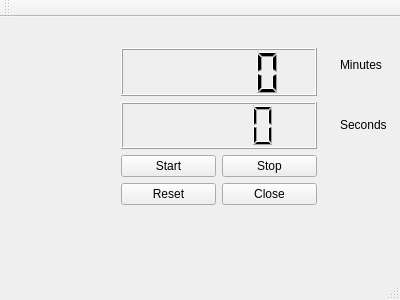
<?xml version="1.0" encoding="UTF-8"?>
<ui version="4.0">
 <class>MainWindow</class>
 <widget class="QMainWindow" name="MainWindow">
  <property name="geometry">
   <rect>
    <x>0</x>
    <y>0</y>
    <width>400</width>
    <height>300</height>
   </rect>
  </property>
  <property name="windowTitle">
   <string>MainWindow</string>
  </property>
  <widget class="QWidget" name="centralWidget">
   <widget class="QWidget" name="verticalLayoutWidget">
    <property name="geometry">
     <rect>
      <x>110</x>
      <y>20</y>
      <width>218</width>
      <height>179</height>
     </rect>
    </property>
    <layout class="QVBoxLayout" name="verticalLayout">
     <item>
      <widget class="QLCDNumber" name="lcdNumberMin"/>
     </item>
     <item>
      <widget class="QLCDNumber" name="lcdNumberSec"/>
     </item>
     <item>
      <layout class="QGridLayout" name="gridLayout">
       <item row="0" column="0">
        <widget class="QPushButton" name="startButton">
         <property name="text">
          <string>Start</string>
         </property>
        </widget>
       </item>
       <item row="1" column="0">
        <widget class="QPushButton" name="resetButton">
         <property name="text">
          <string>Reset</string>
         </property>
        </widget>
       </item>
       <item row="0" column="1">
        <widget class="QPushButton" name="stopButton">
         <property name="text">
          <string>Stop</string>
         </property>
        </widget>
       </item>
       <item row="1" column="1">
        <widget class="QPushButton" name="closeButton">
         <property name="text">
          <string>Close</string>
         </property>
        </widget>
       </item>
      </layout>
     </item>
    </layout>
   </widget>
   <widget class="QLabel" name="label">
    <property name="geometry">
     <rect>
      <x>340</x>
      <y>40</y>
      <width>58</width>
      <height>16</height>
     </rect>
    </property>
    <property name="text">
     <string>Minutes</string>
    </property>
   </widget>
   <widget class="QLabel" name="label_2">
    <property name="geometry">
     <rect>
      <x>340</x>
      <y>100</y>
      <width>58</width>
      <height>16</height>
     </rect>
    </property>
    <property name="text">
     <string>Seconds</string>
    </property>
   </widget>
  </widget>
  <widget class="QMenuBar" name="menuBar">
   <property name="geometry">
    <rect>
     <x>0</x>
     <y>0</y>
     <width>400</width>
     <height>24</height>
    </rect>
   </property>
  </widget>
  <widget class="QToolBar" name="mainToolBar">
   <attribute name="toolBarArea">
    <enum>TopToolBarArea</enum>
   </attribute>
   <attribute name="toolBarBreak">
    <bool>false</bool>
   </attribute>
  </widget>
  <widget class="QStatusBar" name="statusBar"/>
 </widget>
 <layoutdefault spacing="6" margin="11"/>
 <resources/>
 <connections/>
</ui>
